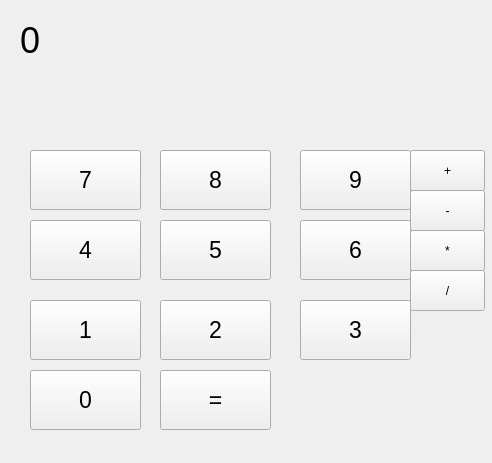
<?xml version="1.0" encoding="UTF-8"?>
<ui version="4.0">
 <class>MainWindow</class>
 <widget class="QMainWindow" name="MainWindow">
  <property name="geometry">
   <rect>
    <x>0</x>
    <y>0</y>
    <width>492</width>
    <height>463</height>
   </rect>
  </property>
  <property name="windowTitle">
   <string>wow</string>
  </property>
  <widget class="QWidget" name="centralwidget">
   <widget class="QLabel" name="label">
    <property name="geometry">
     <rect>
      <x>20</x>
      <y>20</y>
      <width>461</width>
      <height>41</height>
     </rect>
    </property>
    <property name="font">
     <font>
      <pointsize>27</pointsize>
      <kerning>false</kerning>
     </font>
    </property>
    <property name="styleSheet">
     <string notr="true"/>
    </property>
    <property name="text">
     <string>0</string>
    </property>
    <property name="margin">
     <number>0</number>
    </property>
   </widget>
   <widget class="QPushButton" name="but0">
    <property name="geometry">
     <rect>
      <x>30</x>
      <y>370</y>
      <width>111</width>
      <height>60</height>
     </rect>
    </property>
    <property name="font">
     <font>
      <pointsize>17</pointsize>
     </font>
    </property>
    <property name="text">
     <string>0</string>
    </property>
   </widget>
   <widget class="QPushButton" name="butrav">
    <property name="geometry">
     <rect>
      <x>160</x>
      <y>370</y>
      <width>111</width>
      <height>60</height>
     </rect>
    </property>
    <property name="font">
     <font>
      <pointsize>17</pointsize>
     </font>
    </property>
    <property name="text">
     <string>=</string>
    </property>
   </widget>
   <widget class="QPushButton" name="but1">
    <property name="geometry">
     <rect>
      <x>30</x>
      <y>300</y>
      <width>111</width>
      <height>60</height>
     </rect>
    </property>
    <property name="font">
     <font>
      <pointsize>17</pointsize>
     </font>
    </property>
    <property name="text">
     <string>1</string>
    </property>
   </widget>
   <widget class="QPushButton" name="but2">
    <property name="geometry">
     <rect>
      <x>160</x>
      <y>300</y>
      <width>111</width>
      <height>60</height>
     </rect>
    </property>
    <property name="font">
     <font>
      <pointsize>17</pointsize>
     </font>
    </property>
    <property name="text">
     <string>2</string>
    </property>
   </widget>
   <widget class="QPushButton" name="but3">
    <property name="geometry">
     <rect>
      <x>300</x>
      <y>300</y>
      <width>111</width>
      <height>60</height>
     </rect>
    </property>
    <property name="font">
     <font>
      <pointsize>17</pointsize>
     </font>
    </property>
    <property name="text">
     <string>3</string>
    </property>
   </widget>
   <widget class="QPushButton" name="but4">
    <property name="geometry">
     <rect>
      <x>30</x>
      <y>220</y>
      <width>111</width>
      <height>60</height>
     </rect>
    </property>
    <property name="font">
     <font>
      <pointsize>17</pointsize>
     </font>
    </property>
    <property name="text">
     <string>4</string>
    </property>
   </widget>
   <widget class="QPushButton" name="but5">
    <property name="geometry">
     <rect>
      <x>160</x>
      <y>220</y>
      <width>111</width>
      <height>60</height>
     </rect>
    </property>
    <property name="font">
     <font>
      <pointsize>17</pointsize>
     </font>
    </property>
    <property name="text">
     <string>5</string>
    </property>
   </widget>
   <widget class="QPushButton" name="but6">
    <property name="geometry">
     <rect>
      <x>300</x>
      <y>220</y>
      <width>111</width>
      <height>60</height>
     </rect>
    </property>
    <property name="font">
     <font>
      <pointsize>17</pointsize>
     </font>
    </property>
    <property name="text">
     <string>6</string>
    </property>
   </widget>
   <widget class="QPushButton" name="but7">
    <property name="geometry">
     <rect>
      <x>30</x>
      <y>150</y>
      <width>111</width>
      <height>60</height>
     </rect>
    </property>
    <property name="font">
     <font>
      <pointsize>17</pointsize>
     </font>
    </property>
    <property name="text">
     <string>7</string>
    </property>
   </widget>
   <widget class="QPushButton" name="but8">
    <property name="geometry">
     <rect>
      <x>160</x>
      <y>150</y>
      <width>111</width>
      <height>60</height>
     </rect>
    </property>
    <property name="font">
     <font>
      <pointsize>17</pointsize>
     </font>
    </property>
    <property name="text">
     <string>8</string>
    </property>
   </widget>
   <widget class="QPushButton" name="but9">
    <property name="geometry">
     <rect>
      <x>300</x>
      <y>150</y>
      <width>111</width>
      <height>60</height>
     </rect>
    </property>
    <property name="font">
     <font>
      <pointsize>17</pointsize>
     </font>
    </property>
    <property name="text">
     <string>9</string>
    </property>
   </widget>
   <widget class="QPushButton" name="butpl">
    <property name="geometry">
     <rect>
      <x>410</x>
      <y>150</y>
      <width>75</width>
      <height>41</height>
     </rect>
    </property>
    <property name="text">
     <string>+</string>
    </property>
   </widget>
   <widget class="QPushButton" name="butmin">
    <property name="geometry">
     <rect>
      <x>410</x>
      <y>190</y>
      <width>75</width>
      <height>41</height>
     </rect>
    </property>
    <property name="text">
     <string>-</string>
    </property>
   </widget>
   <widget class="QPushButton" name="batdel">
    <property name="geometry">
     <rect>
      <x>410</x>
      <y>270</y>
      <width>75</width>
      <height>41</height>
     </rect>
    </property>
    <property name="text">
     <string>/</string>
    </property>
   </widget>
   <widget class="QPushButton" name="batmno">
    <property name="geometry">
     <rect>
      <x>410</x>
      <y>230</y>
      <width>75</width>
      <height>41</height>
     </rect>
    </property>
    <property name="text">
     <string>*</string>
    </property>
   </widget>
  </widget>
 </widget>
 <resources/>
 <connections/>
</ui>
